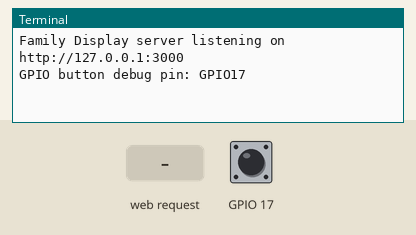
This program was run on a simulated Raspberry Pi (BCM pin numbers). Parts: the last lines printed to the terminal. The inputs (shaded band) are chosen by the test bench; at power-on: GPIO 17 HIGH.

Above: at 1.2 s.
1.3 s: HTTP request for /api/gpio/button received
At 2.3 s:
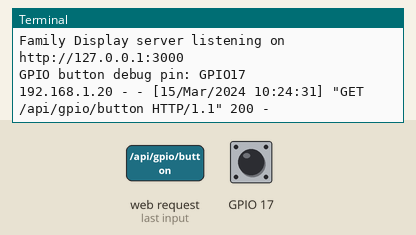
2.8 s: HTTP request for / received
At 3.5 s:
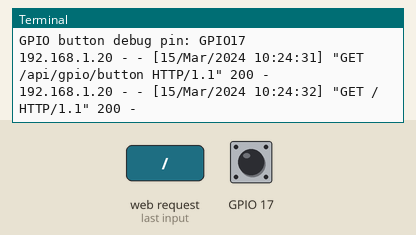

Measured:
- after the input at 1.3 s, the terminal: prints a new line at once (image 1)
- after the input at 2.8 s, the terminal: prints a new line at once (image 2)

The program:

gpio_server.py
```python
#!/usr/bin/env python3
import json
import os
from http import HTTPStatus
from http.server import SimpleHTTPRequestHandler, ThreadingHTTPServer


BUTTON_PIN = int(os.environ.get("FAMILY_DISPLAY_BUTTON_PIN", "17"))


class ButtonReader:
    def __init__(self, pin):
        self.pin = pin
        self.backend = None
        self.error = None
        self._button = None
        self._setup()

    def _setup(self):
        try:
            from gpiozero import Button

            self._button = Button(self.pin, pull_up=True, bounce_time=0.05)
            self.backend = "gpiozero"
            return
        except Exception as error:
            self.error = f"gpiozero unavailable: {error}"

        try:
            import RPi.GPIO as GPIO

            GPIO.setmode(GPIO.BCM)
            GPIO.setup(self.pin, GPIO.IN, pull_up_down=GPIO.PUD_UP)
            self._gpio = GPIO
            self.backend = "RPi.GPIO"
            self.error = None
            return
        except Exception as error:
            self.error = f"GPIO unavailable: {error}"

    def read(self):
        if self.backend == "gpiozero":
            pressed = bool(self._button.is_pressed)
            return {
                "available": True,
                "pin": self.pin,
                "backend": self.backend,
                "pressed": pressed,
                "level": "LOW" if pressed else "HIGH",
            }

        if self.backend == "RPi.GPIO":
            level = int(self._gpio.input(self.pin))
            return {
                "available": True,
                "pin": self.pin,
                "backend": self.backend,
                "pressed": level == 0,
                "level": "LOW" if level == 0 else "HIGH",
            }

        return {
            "available": False,
            "pin": self.pin,
            "backend": None,
            "pressed": False,
            "level": None,
            "error": self.error or "No GPIO backend available",
        }


button_reader = ButtonReader(BUTTON_PIN)


class FamilyDisplayHandler(SimpleHTTPRequestHandler):
    def do_GET(self):
        if self.path.split("?", 1)[0] == "/api/gpio/button":
            self.send_gpio_response()
            return
        super().do_GET()

    def send_gpio_response(self):
        payload = json.dumps(button_reader.read()).encode("utf-8")
        self.send_response(HTTPStatus.OK)
        self.send_header("Content-Type", "application/json; charset=utf-8")
        self.send_header("Cache-Control", "no-store")
        self.send_header("Content-Length", str(len(payload)))
        self.end_headers()
        self.wfile.write(payload)


def main():
    host = os.environ.get("FAMILY_DISPLAY_HOST", "127.0.0.1")
    port = int(os.environ.get("FAMILY_DISPLAY_PORT", "3000"))
    server = ThreadingHTTPServer((host, port), FamilyDisplayHandler)
    print(f"Family Display server listening on http://{host}:{port}")
    print(f"GPIO button debug pin: GPIO{BUTTON_PIN}")
    server.serve_forever()


if __name__ == "__main__":
    main()
```
